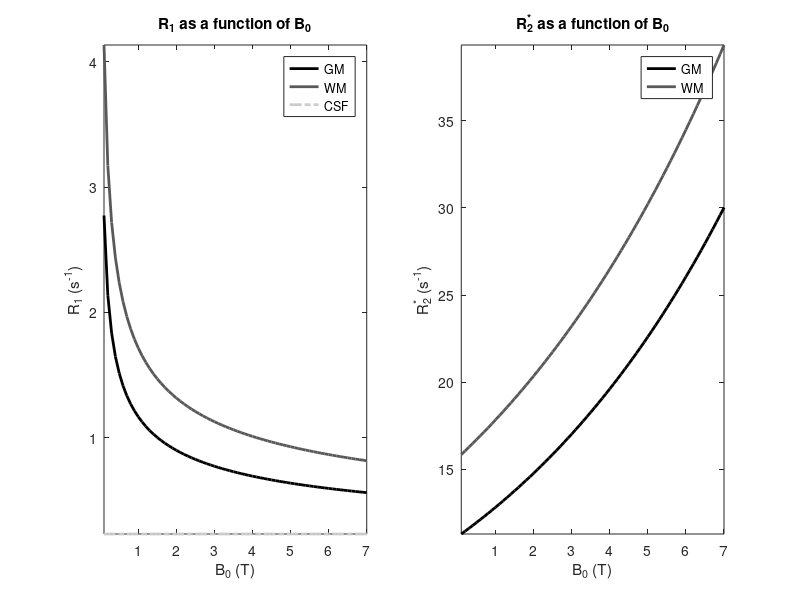

Reproduce this figure in MATLAB. (Note: this script raises an error after producing the figure.)
%% Read Me
% cd to the directory where the function SNRandCNRfieldDependenceJMRI.m is located
% you can either run the whole code or simply use the html file to navigate
% through the results


%% initializing path and variables
close all
clear all

CurrDirectory = pwd ;
addpath(genpath(CurrDirectory)) ;


gamma = 42.577e6 ; % gyromagnetic constant in Hz
SNR_PowerLaw = 1.5 ; % at high fields this has been measured at 1.68, at lower fields it is expected to tend towards 1 because noise in the sample
% range of fields of simulations
B0 = [0.1:0.1:7] ;

% assumption of dead time within a GRE
%(time needed to crush magnetization, apply slice selective and phase encoding gradients)
DeadTime = 3e-3 ;

PDT1approach = 'ShortEnoughTE' ; % options are 'ShortEnoughTE' or 'minTR'
minTR = 7e-3 ; % minimum repetition time achievable (used in PD and T1w in case of minTR)
TEfractionOfT2 = 1 / 8 ; % fraction of shorter T2 at which we assume that no T2* contrast exists (used for PD and T1w)

PDflip_Ernstfract = 0.25 ; % Fraction of the Ernst flip angle used for PD

TE_SpinEcho = 70e-3; % used on the 2D example

PlotIntermediate = 0 ;

%% initializing relaxation times field dependence
% Longitudinal and transverse relaxation rates using the models presented
% in:
% - Rooney et al MRM 2007;
% - Pohmann et al MRM 2016;


% R1 as a function of magnetic field according to
% Rooney et al, MRM, 2007
% and using a model suggested by Bottemley et al, Med Phys, 1984
T1_WM = 0.00071 * (gamma*B0).^0.382;
T1_GM = 0.00116 * (gamma*B0).^0.376;
T1_BL = 0.00335 * (gamma*B0).^0.340;
T1_CSF =1/0.231 * ones(size(B0));

% using Pohmann et al, MRM, 2016
T2s_GM = 0.090 * exp(-0.142 *B0);
T2s_WM = 0.064 * exp(-0.132 *B0);
T2s_CSF = 0.1*ones(size(B0)); % made up.. but not too relevant
SNR_B0 = B0.^SNR_PowerLaw ;


%% relaxation parameters - plotting relaxation parameters as a function of field
figure('name','Relaxation Rates ','numbertitle','off')
set(gcf,'Position',[ 11   627   917   369],'Color',[1 1 1])
subplot(121)
hold off
plot(B0,1./T1_GM,'-','Color',[1 1 1]*0.0,'Linewidth',2)
hold on
plot(B0,1./T1_WM,'-','Color',[1 1 1]*0.35,'Linewidth',2)
plot(B0,1./T1_CSF,'-.','Color',[1 1 1]*0.8,'Linewidth',2)
legend('GM ','WM ', 'CSF');
title (['R_1 as a function of B_0'])
ylabel(['R_1 (s^{-1})'])
xlabel(['B_0 (T)'])
axis tight

subplot(122)
hold off
plot(B0,1./T2s_GM,'-','Color',[1 1 1]*0.0,'Linewidth',2)
hold on
plot(B0,1./T2s_WM,'-','Color',[1 1 1]*0.35,'Linewidth',2)
legend('GM ','WM ')
title (['R_2^* as a function of B_0'])
ylabel(['R_2^* (s^{-1})'])
xlabel(['B_0 (T)'])
axis tight
fontScale(1.1)


figure('name','Relaxation times ','numbertitle','off')
set(gcf,'Position',[ 11   627   917   369],'Color',[1 1 1])
subplot(121)
hold off
plot(B0,T1_GM,'-','Color',[1 1 1]*0.0,'Linewidth',2)
hold on
plot(B0,T1_WM,'-','Color',[1 1 1]*0.4,'Linewidth',2)
plot(B0,T1_CSF,'-.','Color',[1 1 1]*0.8,'Linewidth',2)
legend('GM ','WM ', 'CSF','Location','East');
axis tight
axis([0 max(B0) 0 max(T1_CSF)*1.1])
title (['T_1 as a function of B0'])
ylabel(['T_1 (s)'])
xlabel(['B_0 (T)'])

subplot(122)
hold off
plot(B0,T2s_GM,'-','Color',[1 1 1]*0.0,'Linewidth',2)
hold on
plot(B0,T2s_WM,'-','Color',[1 1 1]*0.4,'Linewidth',2)
axis tight
axis([0 max(B0) 0 max(T2s_GM)*1.1])

legend('GM ','WM ')
title (['T_2^* as a function of B0'])
ylabel(['T_2^* (s)'])
xlabel(['B_0 (T)'])
fontScale(1.1)
% savefig('RelaxationTimes')

%% Functions 
% Ernst Angle and GRE signal calculation

% Ernst Angle Calculation in degrees
Ernstangle_d = @(TRep,T1) acosd( exp(-TRep./T1) );

% GRESignal calculation
GRESignal = @(FlipAngle,TRep,TE,T1,T2) sind(FlipAngle).*exp(-TE/T2).*(1-exp(-TRep./T1))./(1-(exp(-TRep./T1)).*cosd(FlipAngle));


%% T1-w imaging
% Sequence optimized (flip angle and TR, while TE= T2s_WM * TEfractionOfT2) 
% at each B0 to yield maximum contrast between grey and white matter

if strcmp(PDT1approach,'minTR')
    % At Fixed TR
    TR = minTR * ones(size(B0));
    TE = TR / 2;
elseif strcmp(PDT1approach,'ShortEnoughTE')
    % Using a "short" TE in respect to T2 of WM
    TE = T2s_WM * TEfractionOfT2;
    TR = 2 * TE;
else
    error('Unknow PD and T1 approach, it has to be either ''ShortEnoughTE'' or ''minTR'' ')
end;



% calculation of signal
BW = 1 ./ (2 * TE - DeadTime);


OptimumTheta=zeros([1,length(B0)]);
for k=1:length(B0)
    [OptimumTheta(k)]=simContrastvFlip([T1_WM(k) T1_GM(k)],TR(k),0);
end;
GREs_GM = GRESignal(OptimumTheta,TR,TE,T1_GM,T2s_GM);
GREs_WM = GRESignal(OptimumTheta,TR,TE,T1_WM,T2s_WM);
GREs_CSF = GRESignal(OptimumTheta,TR,TE,T1_CSF,T2s_CSF);


figure('name','T1w imaging ','numbertitle','off')
set(gcf,'Position',[ 936   165   917   369],'Color',[1 1 1])
subplot(121)
hold off
plot(B0,GREs_GM,'-','Color',[1 1 1]*0.0,'Linewidth',2)
hold on
plot(B0,GREs_WM,'-','Color',[1 1 1]*0.35,'Linewidth',2)
plot(B0,GREs_CSF,'-.','Color',[1 1 1]*0.8,'Linewidth',2)
plot(B0,GREs_WM-GREs_GM,'-','Color',[1 1 1]*0.6,'Linewidth',2)
legend('GM ','WM ','CSF','GM vs WM contrast')
% legend('GM ','WM ','GM vs WM contrast')
title (['T_1w Signal as a function of B_0'])
ylabel(['Signal '])
xlabel(['B_0 (T)'])
axis tight

subplot(122)
hold off

plot(B0,SNR_B0 .* 1./sqrt(TR) .*1./sqrt(BW) .*GREs_GM,'-','Color',[1 1 1]*0.0,'Linewidth',2)
hold on
plot(B0,SNR_B0 .* 1./sqrt(TR) .*1./sqrt(BW) .*GREs_WM,'-','Color',[1 1 1]*0.35,'Linewidth',2)
plot(B0,SNR_B0 .* 1./sqrt(TR) .*1./sqrt(BW) .*GREs_CSF,'-','Color',[1 1 1]*0.8,'Linewidth',2)
plot(B0,SNR_B0 .* 1./sqrt(TR) .*1./sqrt(BW) .*(GREs_WM-GREs_GM),'-','Color',[1 1 1]*0.6,'Linewidth',2)
% legend('GM ','WM ','GM vs WM contrast')
title (['T_1w SNR accounting for TR and BW'])
ylabel(['SNR (au)'])
xlabel(['B_0 (T)'])
axis tight
y1 = SNR_B0 .* 1./sqrt(TR) .*1./sqrt(BW) .*(GREs_WM );
y = SNR_B0 .* 1./sqrt(TR) .*1./sqrt(BW) .*(GREs_WM -GREs_GM);


% fitting the model using a log transform re-weighted by the amplitude for
% a more balanced weigthting
beta = PowerLawFit(y,B0);

plot(B0,beta(1)*B0.^(beta(2)),'-.','Color',[1 1 1]*0.6,'Linewidth',2)
legend('GM ','WM ','CSF','GM vs WM contrast','GM vs WM contrast fit','Location','East')


text(min(B0)+(max(B0)-min(B0))*0.05 ,max(y1)*0.9,['Power Law of T_1w CNR = B_0 ^{',num2str(round(beta(2)*100)/100),'}'])
text(min(B0)+(max(B0)-min(B0))*0.05 ,max(y1)*0.8,['Power Law of SNR = B_0 ^{',num2str(round(SNR_PowerLaw*10)/10),'}'])
fontScale(1.1)


%  savefig('T1wCNR_VariableTR')
figure('name','T1w Ernst Angle ','numbertitle','off')
set(gcf,'Position',[ 1367  599  426 344],'Color',[1 1 1])
hold off
plot(B0,TR*1000,'-','Color',[1 1 1]*0.0,'Linewidth',2)
hold on
plot(B0,OptimumTheta,'-','Color',[1 1 1]*0.5,'Linewidth',2)
legend('TR (ms)','Flip Angle (degrees)')
legend('TR (ms)','Flip Angle (degrees)','Location','Best')
xlabel(['B_0 (T)'])
ylabel(['Flip Angle (degrees) ; TR (ms)'])
title(['sequence Paraemters as a function of B_0'])
fontScale(1.1)

% savefig('T1w_VariableTR_parameters')

%% PD-w imaging
% Sequence optimized (flip angle = PDflip_Ernstfract  * ErnstAngle , while TE= T2s_WM * TEfractionOfT2) 
% at each B0 to yield a proton density type of contrast

if strcmp(PDT1approach,'minTR')
    %At Fixed TR
    TR = minTR * ones(size(B0));
    TE = TR / 2;
elseif strcmp(PDT1approach,'ShortEnoughTE')
    TE = T2s_WM * TEfractionOfT2;
    TR = 2 * TE;
else
    error('Unknow PD and T1 approach, it has to be either ''ShortEnoughTE'' or ''minTR'' ')
end;

%calculation of signal
BW = 1 ./ (2 * TE - DeadTime);
theta = PDflip_Ernstfract  * Ernstangle_d(TR,T1_GM);
GREs_GM = GRESignal(theta,TR,TE,T1_GM,T2s_GM);
GREs_WM = GRESignal(theta,TR,TE,T1_WM,T2s_WM);
GREs_CSF = GRESignal(theta,TR,TE,T1_CSF,T2s_CSF);

figure('name','PD imaging ','numbertitle','off')

set(gcf,'Position',[ 938   627   917   369],'Color',[1 1 1])
subplot(121)
hold off
plot(B0,GREs_GM,'-','Color',[1 1 1]*0.0,'Linewidth',2)
hold on
plot(B0,GREs_WM,'-','Color',[1 1 1]*0.35,'Linewidth',2)
plot(B0,GREs_CSF,'-','Color',[1 1 1]*0.8,'Linewidth',2)
legend('GM ','WM ','CSF')
legend('GM ','WM ')
title (['PD Signal as a function of B0'])
ylabel(['Signal '])
xlabel(['B_0 (T)'])
axis tight

subplot(122)
hold off

plot(B0,SNR_B0 .* 1./sqrt(TR) .*1./sqrt(BW) .*GREs_GM,'-','Color',[1 1 1]*0.0,'Linewidth',2)
hold on
plot(B0,SNR_B0 .* 1./sqrt(TR) .*1./sqrt(BW) .*GREs_WM,'-','Color',[1 1 1]*0.35,'Linewidth',2)
plot(B0,SNR_B0 .* 1./sqrt(TR) .*1./sqrt(BW) .*GREs_CSF,'-','Color',[1 1 1]*0.8,'Linewidth',2)
title (['PD SNR accounting for TR and BW'])
ylabel(['SNR (au)'])
xlabel(['B_0 (T)'])
axis tight
y = SNR_B0 .* 1./sqrt(TR) .*1./sqrt(BW) .*GREs_WM;

% fitting the model using a log transform re-weighted
beta = PowerLawFit(y,B0);

plot(B0,beta(1)*B0.^(beta(2)),'-.','Color',[1 1 1]*0.6,'Linewidth',2)
text(min(B0)+(max(B0)-min(B0))*0.05 ,max(y)*0.9,['Power Law of PD SNR = B_0 ^{',num2str(round(beta(2)*100)/100),'}'])

text(min(B0)+(max(B0)-min(B0))*0.05 ,max(y)*0.8,['Power Law of SNR = B_0 ^{',num2str(round(SNR_PowerLaw*10)/10),'}'])
legend('GM ','WM ','CSF ','GM fit','Location','East')
fontScale(1.1)
% savefig('PDCNR_VariableTR')

%% T2*-w imaging contrast
% sequence optimized to have the TE that gives the optimum GM WM contrast at given field
% Remainging parameters were optimizer for SNR

for k=1:length(B0)
    [TE(k)]=simContrastvTE([T2s_WM(k) T2s_GM(k)]*1000,0)/1000;
end;
TR = 2 * TE;
OptimumTheta = Ernstangle_d(TR,T1_GM);
%calculation of signal
BW = 1 ./ (2 * TE - DeadTime);
GREs_GM = GRESignal(OptimumTheta,TR,TE,T1_GM,T2s_GM);
GREs_WM = GRESignal(OptimumTheta,TR,TE,T1_WM,T2s_WM);


figure('name','T2*w ','numbertitle','off')
set(gcf,'Position',[8   167   917   369],'Color',[1 1 1])
subplot(121)
hold off
plot(B0,GREs_GM,'-','Color',[1 1 1]*0.0,'Linewidth',2)
hold on
plot(B0,GREs_WM,'-','Color',[1 1 1]*0.35,'Linewidth',2)
plot(B0,GREs_WM-GREs_GM,'-','Color',[1 1 1]*0.6,'Linewidth',2)
legend('GM ','WM ','GM vs WM contrast')
title (['T_2*w Signal as a function of B_0'])
ylabel(['Signal '])
xlabel(['B_0 (T)'])
axis tight

subplot(122)
hold off

plot(B0,SNR_B0 .* 1./sqrt(TR) .*1./sqrt(BW) .*GREs_GM,'-','Color',[1 1 1]*0.0,'Linewidth',2)
hold on
plot(B0,SNR_B0 .* 1./sqrt(TR) .*1./sqrt(BW) .*GREs_WM,'-','Color',[1 1 1]*0.35,'Linewidth',2)
plot(B0,SNR_B0 .* 1./sqrt(TR) .*1./sqrt(BW) .*(GREs_GM-GREs_WM),'-','Color',[1 1 1]*0.6,'Linewidth',2)
%
title (['T2*w SNR accounting for TR and BW'])
ylabel(['SNR (au)'])
xlabel(['B_0 (T)'])
axis tight
y1 = SNR_B0 .* 1./sqrt(TR) .*1./sqrt(BW) .*(GREs_GM );
y = SNR_B0 .* 1./sqrt(TR) .*1./sqrt(BW) .*(GREs_GM -GREs_WM);
x0=[0.1 1];

% fitting the model using a log transform re-weighted
beta = PowerLawFit(y,B0);

plot(B0,beta(1)*B0.^(beta(2)),'-.','Color',[1 1 1]*0.6,'Linewidth',2)
legend('GM ','WM ','GM vs WM contrast','GM vs WM contrast fit','Location','East')

text(min(B0)+(max(B0)-min(B0))*0.05 ,max(y1)*0.9,['Power Law of T2*w CNR = B_0 ^{',num2str(round(beta(2)*100)/100),'}'])
text(min(B0)+(max(B0)-min(B0))*0.05 ,max(y1)*0.8,['Power Law of SNR = B_0 ^{',num2str(round(SNR_PowerLaw*10)/10),'}'])
fontScale(1.1)

% savefig('T2swCNR_VariableTR ')

%%


%% 2D GRE signal considering various numbers of interleaved slices
% T1 and T2*-w were obtained using the same consideration as in the previous sections;
% T2w in diffusion like experiments was also simulated:
%       TE assumed to be constant across fields 

Nslices =1:64;
if PlotIntermediate
    
    fnumbT2 = figure('name','2D T2* Ernst Angle ','numbertitle','off','Color',[1 1 1])
    
    fnumbT1 = figure('name','2D T1w  ','numbertitle','off','Color',[1 1 1])
    
    fnumbSE = figure('name','2D Spin Echo ','numbertitle','off','Color',[1 1 1])
end;
for Ns=Nslices;
    % T2* contrast
    
    for k=1:length(B0)
        [TE(k)]=simContrastvTE([T2s_WM(k) T2s_GM(k)]*1000,0)/1000;
    end;
    %calculation of signal
    BW = 1 ./ (2 * TE - DeadTime);
    TR = 2 * TE * Ns;
    OptimumTheta = Ernstangle_d(TR,T1_GM);
    
    GREs_GM = GRESignal(OptimumTheta,TR,TE,T1_GM,T2s_GM);
    GREs_WM = GRESignal(OptimumTheta,TR,TE,T1_WM,T2s_WM);
    
    y1 = SNR_B0 .* 1./sqrt(TR) .*1./sqrt(BW) .*(GREs_GM );
    y = SNR_B0 .* 1./sqrt(TR) .*1./sqrt(BW) .*(GREs_GM -GREs_WM);
    % fitting the model using a log transform re-weighted
    beta = PowerLawFit(y,B0);
    % plot(B0,beta(1)*B0.^(beta(2)),'-.','Color',[1 1 1]*0.6,'Linewidth',2)
    powerlawT2star(Ns)=beta(2);
    propT2star(Ns)=beta(1);
    
    
    if PlotIntermediate
        figure(fnumbT2)
        if Ns==1, hold off, end;
        subplot(121)
        plot(B0,y,'Color',[1 1 1]*(Ns-min(Nslices))/max(Nslices))
        ylabel([' SNR (au)'])
        xlabel(['B_0 (T)'])
        hold on
        subplot(122)
        plot(B0,beta(1)*B0.^(beta(2)),'-.','Color',[1 1 1]*(Ns-min(Nslices))/max(Nslices),'Linewidth',2)
        hold on
        ylabel(['fitted SNR (au)'])
        xlabel(['B_0 (T)'])
    end;
    
    % T1 contrast
    TE = T2s_WM * TEfractionOfT2;
    TR = 2 * TE * Ns;
    
    %calculation of signal
    BW = 1 ./ (2 * TE - DeadTime);
    
    
    for k=1:length(B0)
        [OptimumTheta(k)]=simContrastvFlip([T1_WM(k) T1_GM(k)],TR(k),0);
    end;
    GREs_GM = GRESignal(OptimumTheta,TR,TE,T1_GM,T2s_GM);
    GREs_WM = GRESignal(OptimumTheta,TR,TE,T1_WM,T2s_WM);
    GREs_CSF = GRESignal(OptimumTheta,TR,TE,T1_CSF,T2s_CSF);
    
    
    y = SNR_B0 .* 1./sqrt(TR) .*1./sqrt(BW) .*(GREs_WM -GREs_GM);
    % fitting the model using a log transform re-weighted
    beta = PowerLawFit(y,B0);
    
    powerlawT1(Ns)=beta(2);
    propT1(Ns)=beta(1);
    
    if PlotIntermediate
        figure(fnumbT1)
        subplot(121)
        if Ns==1, hold off, end;
        plot(B0,y,'Color',[1 1 1]*(Ns-min(Nslices))/max(Nslices))
        ylabel(['SNR (au)'])
        xlabel(['B_0 (T)'])
        
        hold on
        subplot(122)
        plot(B0,beta(1)*B0.^(beta(2)),'-.','Color',[1 1 1]*(Ns-min(Nslices))/max(Nslices),'Linewidth',2)
        ylabel(['fitted SNR (au)'])
        xlabel(['B_0 (T)'])
    end;
    
    y = SNR_B0 .* 1./sqrt(TR) .*1./sqrt(BW) .*abs(GREs_CSF -GREs_GM);
    % fitting the model using a log transform re-weighted
    beta = PowerLawFit(y,B0);
    
    powerlawT1_GMCSF(Ns)=beta(2);
    propT1_GMCSF(Ns)=beta(1);
    
    % SNR in diffusion like experimetns
    % TE assumed to be constant across fields in the assumption of equally
    % performing Gradients
    TE = ones(size(B0))*TE_SpinEcho;
    TR = 1.5 * TE * Ns;
    
    %calculation of signal
    BW = 1 ./ (TE - DeadTime);
    
    [OptimumTheta]=ones(size(B0))*90;
    GREs_WM = GRESignal(OptimumTheta,TR,TE,T1_WM,T2s_WM);
    
    y = SNR_B0 .* 1./sqrt(TR) .*1./sqrt(BW) .*(GREs_WM );
    % fitting the model using a log transform re-weighted
    beta = PowerLawFit(y,B0);
    
    powerlawDiff(Ns)=beta(2);
    propDiff(Ns)=beta(1);
    if PlotIntermediate
        figure(fnumbSE)
        subplot(121)
        if Ns==1, hold off, end;
        plot(B0,y,'Color',[1 1 1]*(Ns-min(Nslices))/max(Nslices))
        ylabel(['SNR (au)'])
        xlabel(['B_0 (T)'])
        hold on
        subplot(122)
        plot(B0,beta(1)*B0.^(beta(2)),'-.','Color',[1 1 1]*(Ns-min(Nslices))/max(Nslices),'Linewidth',2)
        ylabel(['fitted SNR (au)'])
        xlabel(['B_0 (T)'])
    end;
    
    
end;

if PlotIntermediate    
    figure(fnumbT2)
    title (['T2*w SNR accounting for TR and BW'])
    figure(fnumbT1)
    title (['T1 SNR accounting for TR and BW'])
    figure(fnumbSE)
    title (['SE SNR accounting for TR and BW'])   
end;

fnumb2D = figure('name','2D Spin Echo ','numbertitle','off','Color',[1 1 1]);
set(fnumb2D,'Position',[ 461   474   917   369],'Color',[1 1 1])
subplot(121)
hold off
plot(Nslices,powerlawT2star,'-','Color',[1 1 1]*0.45,'Linewidth',2);
hold on
plot(Nslices,powerlawT1,'-','Color',[1 1 1]*0.85,'Linewidth',2);
plot(Nslices,powerlawT1_GMCSF,'-.','Color',[1 1 1]*0.85,'Linewidth',2);
plot(Nslices,powerlawDiff,'-','Color',[1 1 1]*0.05,'Linewidth',2);
text(min(Nslices)+(max(Nslices)-min(Nslices))*0.05 ,max(powerlawDiff)*0.5,['Power Law of SNR = B_0 ^{',num2str(round(SNR_PowerLaw*10)/10),'}'])

legend('T_2* weighted GM WM contrast', 'T1 weighted GM WM contrast',  'T1 weighted GM CSF contrast', 'SNR of T2w');
ylabel(['Power Law'])
xlabel(['Number of Slices'])
axis tight

subplot(122)
hold off
plot(Nslices,propT2star,'-','Color',[1 1 1]*0.45,'Linewidth',2);
hold on
plot(Nslices,propT1,'-','Color',[1 1 1]*0.85,'Linewidth',2);
plot(Nslices,propDiff,'-','Color',[1 1 1]*0.05,'Linewidth',2);
text(min(Nslices)+(max(Nslices)-min(Nslices))*0.05 ,max(propT2star)*0.8,['Power Law of SNR = B_0 ^{',num2str(round(SNR_PowerLaw*10)/10),'}'])

legend('T_2* weighted GM WM contrast', 'T1 weighted GM WM contrast', 'SNR of T2w');
ylabel(['Proportionality Constant'])
xlabel(['Number of Slices'])
axis tight

fontScale(1.1)
figure(fnumb2D)

% savefig('PowerLawsOfContrast');


%% End of simulations